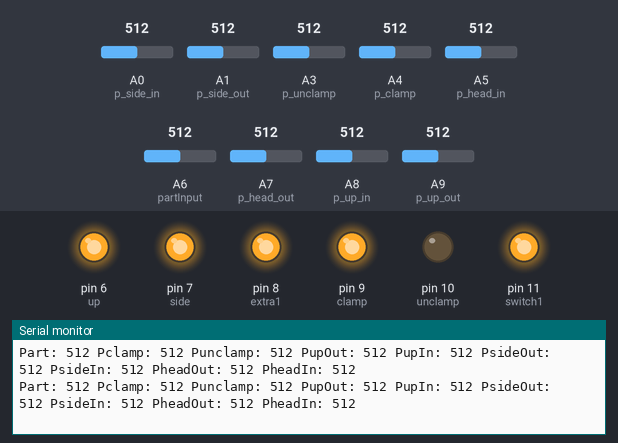
Simulated run of this sketch. Board: Arduino Mega 2560, built with avr-gcc and run on an emulated ATmega2560. On the bench: output pins drawn as LEDs (lit = HIGH), the last lines printed to the serial monitor. The test bench sets the inputs (shaded band); at power-on: A0 (p_side_in) = 512, A1 (p_side_out) = 512, A3 (p_unclamp) = 512, A4 (p_clamp) = 512, A5 (p_head_in) = 512, A6 (partInput) = 512, A7 (p_head_out) = 512, A8 (p_up_in) = 512, A9 (p_up_out) = 512.

Above: at 1.2 s.
1.3 s: A0 (p_side_in) set to 111
At 1.54 s:
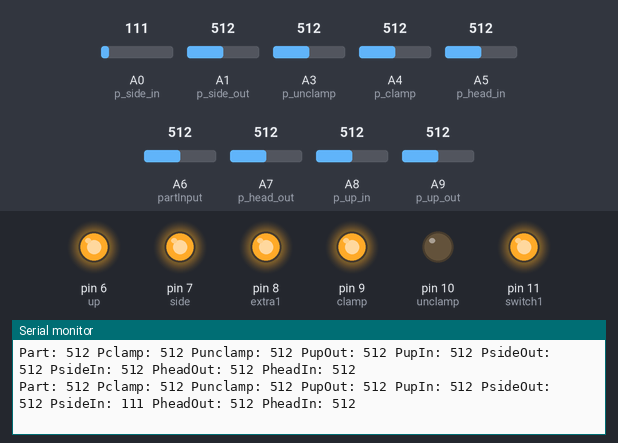
4.3 s: A0 (p_side_in) set to 94
At 4.38 s:
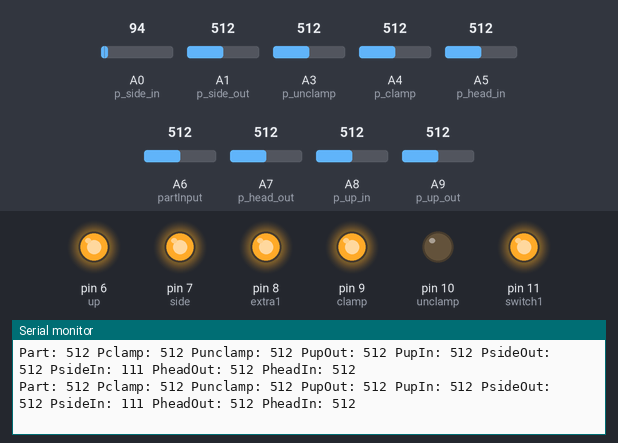
7.3 s: A1 (p_side_out) set to 109
At 7.32 s:
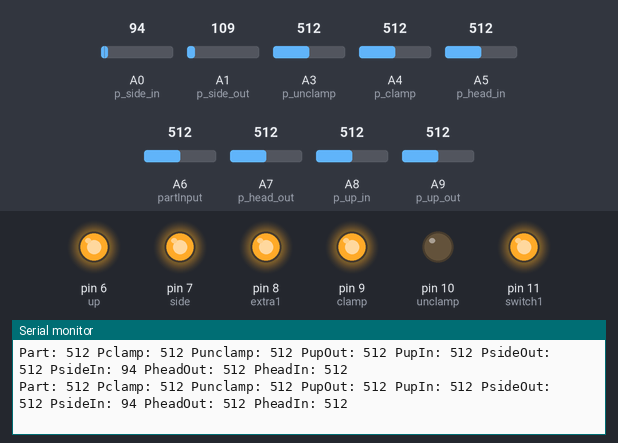
10.3 s: A1 (p_side_out) set to 90
At 10.38 s:
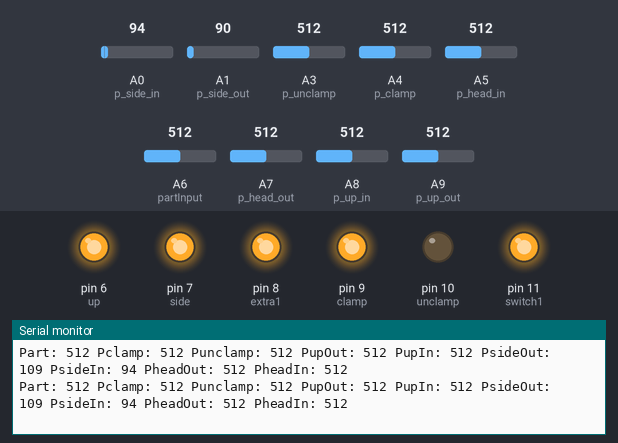
13.3 s: A3 (p_unclamp) set to 110
At 13.41 s:
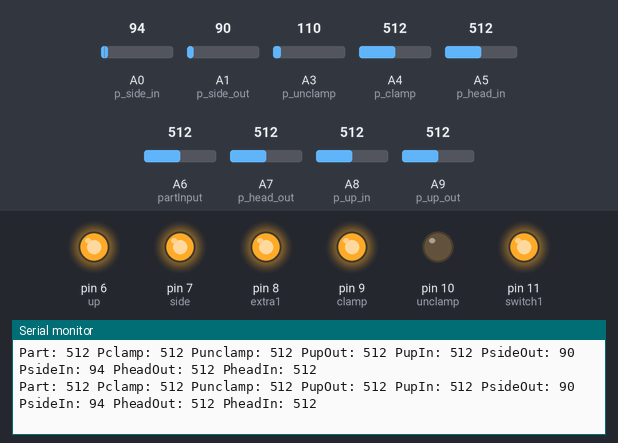
16.3 s: A3 (p_unclamp) set to 91
At 16.32 s:
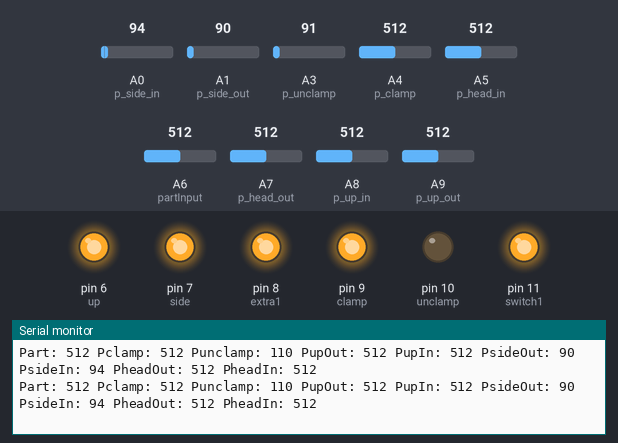
Timing chart, 0 to 19.3 s (numbered marks = the images above; inputs shaded):
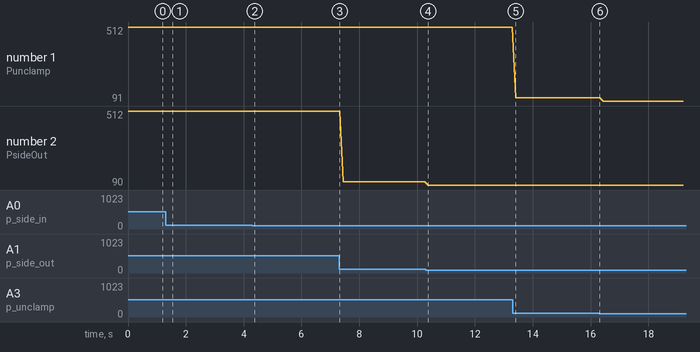

The sketch:

Tapping_Machine.ino
```cpp
// Program for Dieform Tapping machine for dynamig
// Gagan: start aug 17 2018  end
/////////////////////////////////////////////////////////////////////////////////////////////////////////////////////

// Relays
const int up = 6;
const int side =  7;
const int clamp =  9;
const int unclamp = 10;
const int switch1 =  11;

const int extra1 = 8;
const int extra2 =  12;
const int extra3 =  13;

//Sensors
const int p_up_out =  A9;
const int p_up_in =  A8;
const int p_side_out =  A1;
const int p_side_in =  A0;

const int partInput =  A6;
const int p_clamp =  A4;
const int p_unclamp =  A3;
const int p_head_out =  A7;
const int p_head_in =  A5;


//variables for sensors
int part = 0;
int Pclamp = 0;
int Punclamp = 0;
int PupOut = 0;
int PupIn = 0;
int PsideOut = 0;
int PsideIn = 0;
int PheadOut = 0;
int PheadIn = 0;
int state = 0;


/////////////////////////////////////////////////////////////////////////////////////////////////////////////////////
void setup() {
  //initialize inut
  pinMode(p_up_out, INPUT);
  pinMode(p_up_in, INPUT);
  pinMode(p_side_out, INPUT);
  pinMode(p_side_in, INPUT);
  pinMode(p_clamp, INPUT);
  pinMode(p_unclamp, INPUT);
  pinMode(p_head_out, INPUT);
  pinMode(p_head_in, INPUT);
  pinMode(part, INPUT);

  //initialize output
  pinMode(up, OUTPUT);
  pinMode(side, OUTPUT);
  pinMode(extra1, OUTPUT);
  pinMode(clamp, OUTPUT);
  pinMode(unclamp, OUTPUT);
  pinMode(switch1, OUTPUT);

  //turn all relays off
  relaysOff();

  //turn on comunicaiton
  Serial.begin(9600);
}

/////////////////////////////////////////////////////////////////////////////////////////////////////////////////////
void loop() {
  readSensors();


  if (part<40 && PsideOut>100 && PupOut>100 && PheadIn<100 && state==0){                    //check if part is loaded
    delay(500);
    readSensors();
    if (part<100){
      state = 1;
      Serial.println(state);
    }
  }


  if(Punclamp<100 && PheadIn<100 && PupOut>100  && state==1 ){              //birng part to clamp
    digitalWrite(side,LOW);
    state = 2;
    Serial.println(state);
  }

  if (PupOut>100 && PsideIn>100 && Punclamp<100 && state==2){             //clamp condition
    delay(300);
    digitalWrite(unclamp,HIGH);
    digitalWrite(clamp,LOW);
    state = 3;
    Serial.println(state);
  }


//make return2home func
  if(Punclamp>100 && PheadIn<100 && state==3){                                          //return to home Pclamp==1 &&
    delay(300);
    digitalWrite(up,LOW);     //brin up low
    digitalWrite(switch1,LOW);//bring switch down
    state = 4;
    Serial.println(state);
  }
  if(PupIn>100 && state==4){                  //return to home
    digitalWrite(side,HIGH);    //bring side over
    state = 5;
    Serial.println(state);
  }
  if (PsideOut>100 && state==5){                 //piston up
    digitalWrite(up,HIGH);      //bring side up
    state = 6;
    Serial.println(state);
  }


  if(PheadOut>100 && Punclamp>100 && state ==6){
    digitalWrite(switch1,HIGH);
    state = 7;
    Serial.println(state);
  }

  if(PheadIn<100 && state==7){                   //Unclamp condition
    digitalWrite(unclamp,LOW);
    digitalWrite(clamp,HIGH);
    state=0;
    Serial.println(state);
  }


  delay(1);
}

void readSensors(){
  part = analogRead(partInput);
  Pclamp = analogRead(p_clamp);
  Punclamp = analogRead(p_unclamp);
  PupOut = analogRead(p_up_out);
  PupIn = analogRead(p_up_in);
  PsideOut = analogRead(p_side_out);
  PsideIn = analogRead(p_side_in);
  PheadOut = analogRead(p_head_out);
  PheadIn = analogRead(p_head_in);
  Serial.print("Part: ");
  Serial.print(part);
  Serial.print(" Pclamp: ");
  Serial.print(Pclamp);
  Serial.print(" Punclamp: ");
  Serial.print(Punclamp);
  Serial.print(" PupOut: ");
  Serial.print(PupOut);
  Serial.print(" PupIn: ");
  Serial.print(PupIn);
  Serial.print(" PsideOut: ");
  Serial.print(PsideOut);
  Serial.print(" PsideIn: ");
  Serial.print(PsideIn);
  Serial.print(" PheadOut: ");
  Serial.print(PheadOut);
  Serial.print(" PheadIn: ");
  Serial.print(PheadIn);
  Serial.println();
  delay(1);
}

void relaysOff(){
    digitalWrite(up ,HIGH);
    digitalWrite(side ,HIGH);
    digitalWrite(clamp ,HIGH);
    digitalWrite(unclamp ,LOW);
    digitalWrite(switch1 ,HIGH);
    digitalWrite(extra1 ,HIGH);
    digitalWrite(extra2 ,HIGH);
    digitalWrite(extra3 ,HIGH);
}
```

Measured:
- after the input at 1.3 s, the serial monitor: prints a new line after 0.12 s (image 1)
- plotted number 1: 512 → 110 after the input at 13.3 s, 110 → 91 after the input at 16.3 s
- plotted number 2: 512 → 109 after the input at 7.3 s, 109 → 90 after the input at 10.3 s
